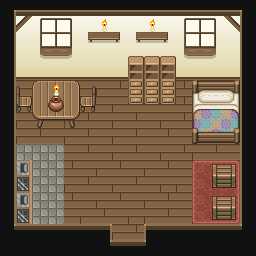

Tiled map render using the project's own tile images. Description and the whole map definition, tile-layer contents included, below:
An orthogonal 16x16 tile map with 16x16 px tiles, 3 tile layers (Floor, Middle, Top) and 8 objects (Spawn, MaviaSpawn, Chest).

<map version="1.5" tiledversion="1.7.2" orientation="orthogonal" renderorder="right-down" width="16" height="16" tilewidth="16" tileheight="16" infinite="0" nextlayerid="9" nextobjectid="16">
 <tileset firstgid="1" source="Interior1.tsx" />
 <layer id="1" name="Floor" width="16" height="16">
  <data encoding="csv">
36,66,66,66,66,66,66,66,66,66,66,66,66,66,66,37,
51,8,8,8,8,8,8,8,8,8,8,8,8,8,8,49,
51,24,24,24,24,24,24,24,24,24,24,24,24,24,24,49,
51,40,40,40,40,40,40,40,40,40,40,40,40,40,40,49,
51,56,56,56,56,56,56,56,56,56,56,56,56,56,56,49,
51,1,2,3,2,3,1,2,1,2,3,2,1,2,3,49,
51,1,2,3,1,2,3,1,2,3,3,2,3,2,3,49,
51,1,2,3,1,2,3,1,2,3,1,2,1,2,3,49,
51,1,2,3,1,2,3,1,2,3,2,3,1,2,3,49,
51,1,2,3,3,2,3,1,2,3,1,2,1,2,3,49,
51,1,2,3,2,3,1,2,3,1,2,3,1,2,3,49,
51,1,2,3,1,2,3,1,2,3,1,1,2,3,3,49,
51,1,2,3,2,3,1,2,3,1,2,3,1,2,3,49,
51,1,2,3,3,1,2,3,1,1,2,3,1,2,3,49,
52,34,34,34,34,34,35,1,2,33,34,34,34,34,34,53,
50,50,50,50,50,50,52,34,34,53,50,50,50,50,50,50
</data>
 </layer>
 <objectgroup id="6" name="Actions">
  <object id="1" name="Spawn" x="128" y="219">
   <point />
  </object>
  <object id="9" name="MaviaSpawn" x="128" y="128">
   <point />
  </object>
  <object id="15" name="Chest" x="212.5" y="162.5" width="22" height="25.5" />
 </objectgroup>
 <objectgroup id="7" name="Collision">
  <object id="2" x="0" y="0" width="256" height="16" />
  <object id="3" x="0" y="16" width="16" height="224" />
  <object id="4" x="16" y="224" width="240" height="16" />
  <object id="5" x="240" y="16" width="16" height="208" />
  <object id="7" x="15.5" y="18">
   <polyline points="0,0 0,52.5 62,53 221,53 220.5,1.5" />
  </object>
 </objectgroup>
 <layer id="2" name="Middle" width="16" height="16">
  <data encoding="csv">
0,0,0,0,0,0,0,0,0,0,0,0,0,0,0,0,
0,4,9,10,11,0,0,0,0,0,0,9,10,11,5,0,
0,0,25,26,27,0,0,0,0,0,0,25,26,27,0,0,
0,0,41,42,43,0,0,0,127,127,127,41,42,43,0,0,
0,0,0,0,0,0,0,0,143,143,143,0,0,0,0,0,
0,63,60,61,62,64,0,0,159,159,159,0,102,103,104,0,
0,79,76,77,78,80,0,0,175,175,175,0,118,119,120,0,
0,0,92,93,94,0,0,0,0,0,0,0,134,135,136,0,
0,0,0,0,0,0,0,0,0,0,0,0,150,151,152,0,
0,18,18,18,0,0,0,0,0,0,0,0,0,0,0,0,
0,0,18,18,0,0,0,0,0,0,0,0,81,82,83,0,
0,0,18,18,0,0,0,0,0,0,0,0,97,98,99,0,
0,0,18,18,0,0,0,0,0,0,0,0,97,98,99,0,
0,0,18,18,0,0,0,0,0,0,0,0,113,114,115,0,
0,0,0,0,0,0,0,0,0,0,0,0,0,0,0,0,
0,0,0,0,0,0,0,0,0,0,0,0,0,0,0,0
</data>
 </layer>
 <layer id="3" name="Top" width="16" height="16">
  <data encoding="csv">
0,0,0,0,0,0,0,0,0,0,0,0,0,0,0,0,
0,0,0,0,0,0,176,0,0,176,0,0,0,0,0,0,
0,0,0,0,0,108,109,110,108,109,110,0,0,0,0,0,
0,0,0,0,0,0,0,0,0,0,0,0,0,0,0,0,
0,0,0,0,0,0,0,0,0,0,0,0,0,0,0,0,
0,0,0,176,0,0,0,0,0,0,0,0,0,0,0,0,
0,0,0,240,0,0,0,0,0,0,0,0,0,0,0,0,
0,0,0,0,0,0,0,0,0,0,0,0,0,0,0,0,
0,0,0,0,0,0,0,0,0,0,0,0,0,0,0,0,
0,0,0,0,0,0,0,0,0,0,0,0,0,0,0,0,
0,1610612893,0,0,0,0,0,0,0,0,0,0,0,172,173,0,
0,1610612892,0,0,0,0,0,0,0,0,0,0,0,188,189,0,
0,1610612893,0,0,0,0,0,0,0,0,0,0,0,172,173,0,
0,1610612892,0,0,0,0,0,0,0,0,0,0,0,188,189,0,
0,0,0,0,0,0,0,0,0,0,0,0,0,0,0,0,
0,0,0,0,0,0,0,0,0,0,0,0,0,0,0,0
</data>
 </layer>
</map>
